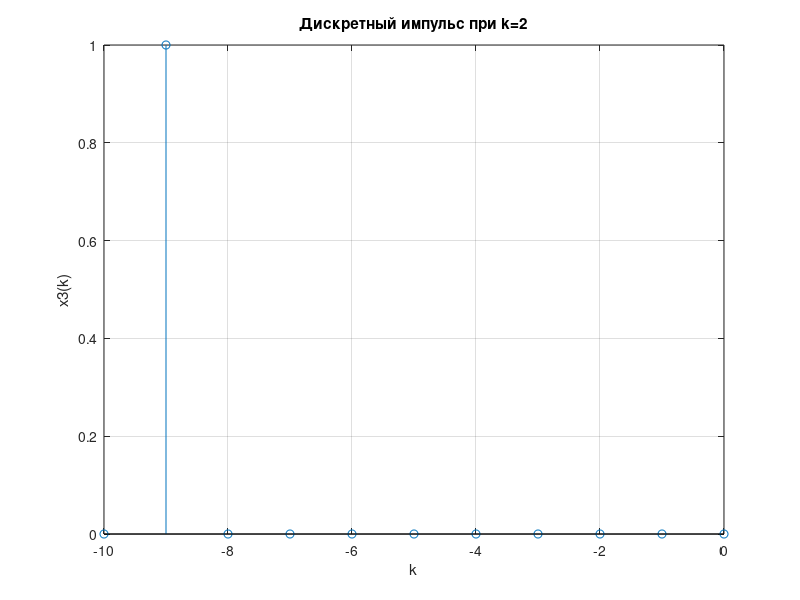

Write the MATLAB code that produced this figure.
% Создаем вектор значений k от -10 до 0
k = -10:0;

% Инициализируем вектор x3 нулями
x3 = zeros(size(k));

% Устанавливаем значение x3(2) равным 1, чтобы создать единичный импульс
x3(2) = 1;

% Создаем новую фигуру и строим график дискретной последовательности
figure;
stem(k, x3);
grid on;

% Добавляем подписи к осям для ясности
xlabel('k');
ylabel('x3(k)');
title('Дискретный импульс при k=2');

